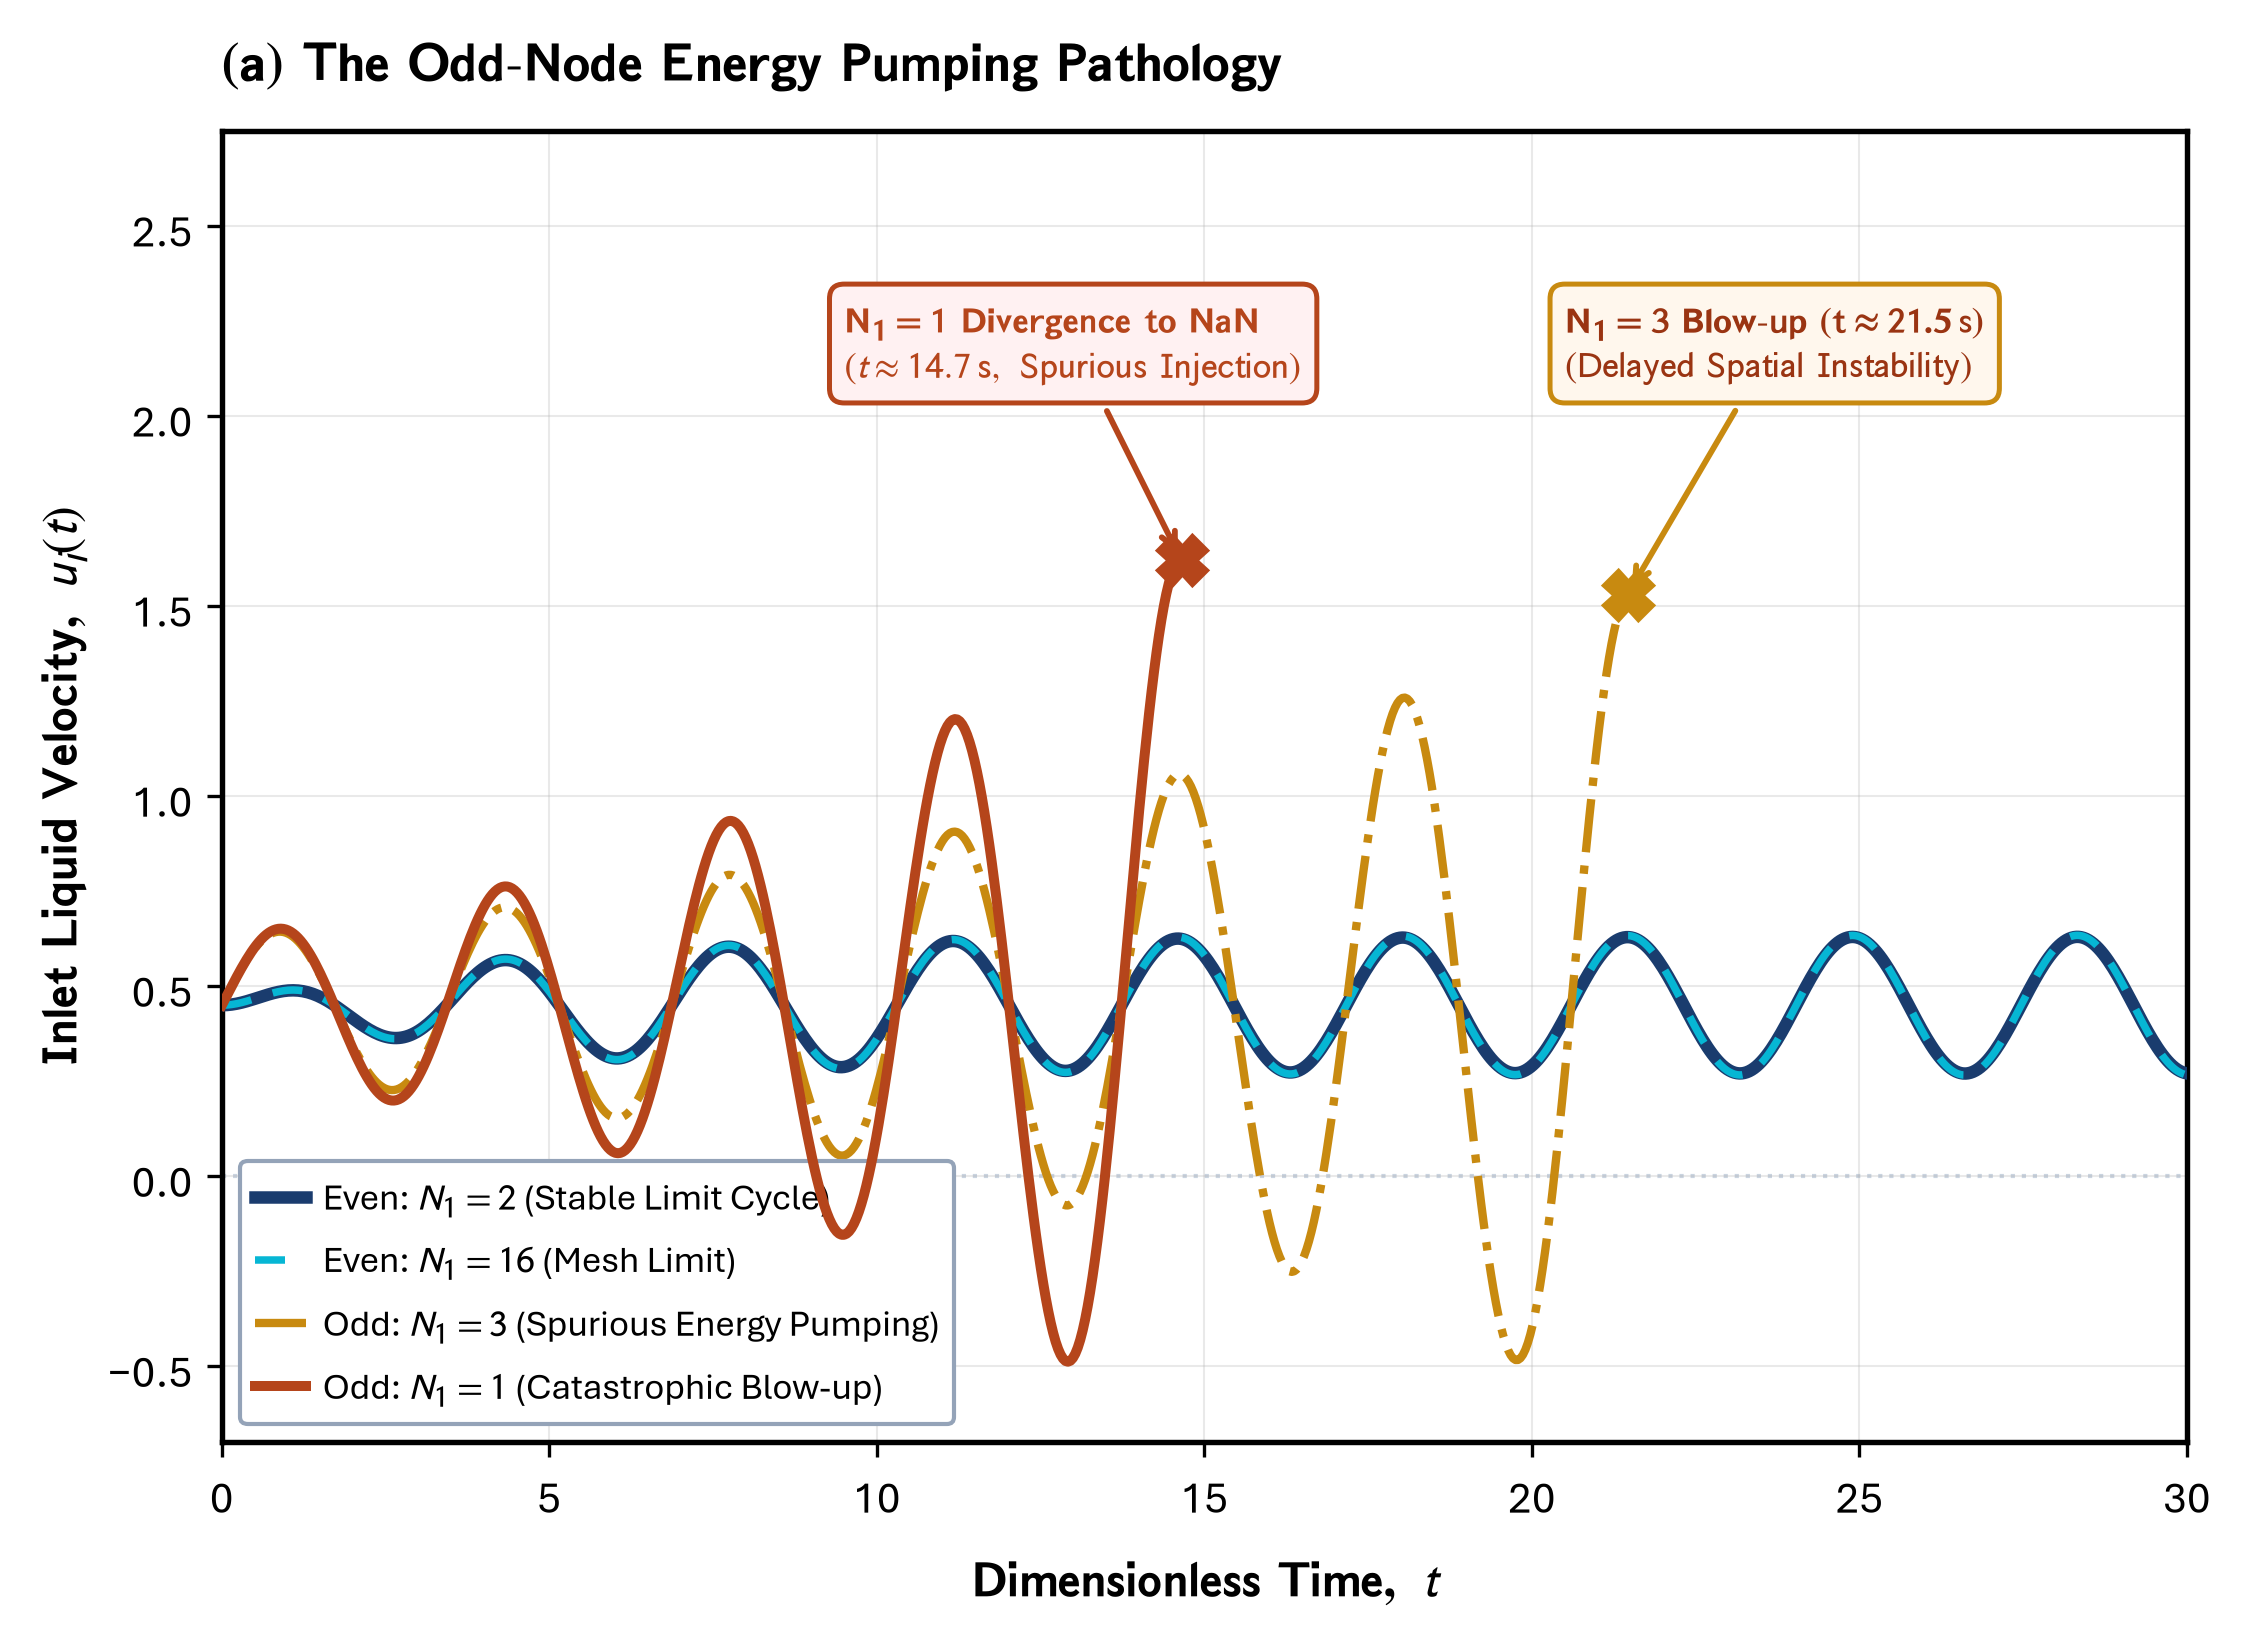

Python code for this plot:
import os
import glob
import matplotlib.pyplot as plt
import matplotlib.font_manager as fm
import matplotlib._mathtext as mmt
import numpy as np

# ==============================================================================
# 0. FONT REGISTRATION (Aptos / CloudFonts)
# ==============================================================================
cloud_dir = r"C:\Users\User\AppData\Local\Microsoft\FontCache\4\CloudFonts"
for d in glob.glob(os.path.join(cloud_dir, "Aptos*")):
    for f in glob.glob(os.path.join(d, "*.ttf")):
        try:
            fm.fontManager.addfont(f)
        except Exception:
            pass

# ==============================================================================
# MASTER CONFIGURATION & STYLING DICTIONARY
# ==============================================================================
CONFIG = {
    # 1. Figure & Canvas
    "figure": {
        "figsize": (7.6, 5.6),
        "dpi": 300,
        "tight_layout": True,
        "output_path": "d:/AGravity/Tide_Tutor/Figures/figure_2/panel_a_odd_node_pathology.png",
    },

    # 2. Typography & Matplotlib RC Params (Aptos + STIX-Sans)
    "typography": {
        "font.family": "Aptos",
        "font.sans-serif": ["Aptos", "Segoe UI", "Arial", "DejaVu Sans"],
        "font.size": 11,
        "axes.labelsize": 12.0,
        "axes.titlesize": 13.0,
        "xtick.labelsize": 10.5,
        "ytick.labelsize": 10.5,
        "legend.fontsize": 9.8,
        "axes.linewidth": 1.3,
        "grid.linewidth": 0.5,
        "grid.alpha": 0.28,
        "mathtext.fontset": "stixsans",
        "mathtext_shrink_factor": 0.85,
    },

    # 3. Global Color Palette
    "palette": {
        "navy": "#1a3c6e",
        "crimson": "#b5451b",
        "teal": "#007a78",
        "gold": "#c88a10",
        "slate": "#64748b",
        "light_slate": "#94a3b8",
        "card_bg": "#f8fafc",
        "card_border": "#94a3b8",
        "n1_callout_bg": "#fff1f2",
        "n1_callout_border": "#b5451b",
        "n3_callout_bg": "#fff7ed",
        "n3_callout_border": "#c88a10",
    },

    # 4. Axes, Title & Labels
    "axes": {
        "title": {
            "text": r"$\mathbf{(a)\ The\ Odd\text{-}Node\ Energy\ Pumping\ Pathology}$",
            "fontsize": 13.0,
            "fontweight": "bold",
            "pad": 12,
            "loc": "left",
        },
        "xlabel": {
            "text": r"$\mathbf{Dimensionless\ Time,\ } t$",
            "fontsize": 12.0,
            "fontweight": "bold",
            "labelpad": 6,
        },
        "ylabel": {
            "text": r"$\mathbf{Inlet\ Liquid\ Velocity,\ } u_i(t)$",
            "fontsize": 12.0,
            "fontweight": "bold",
            "labelpad": 4,
        },
        "xlim": (0, 30),
        "ylim": (-0.70, 2.75),
        "grid": True,
    },

    # 5. Trajectory Definitions
    "trajectories": {
        "even_n2": {
            "label": r"Even: $N_1 = 2$ (Stable Limit Cycle)",
            "color": "#1a3c6e",
            "linewidth": 3.0,
            "linestyle": "-",
            "zorder": 3,
        },
        "even_n16": {
            "label": r"Even: $N_1 = 16$ (Mesh Limit)",
            "color": "#06b6d4",
            "linewidth": 1.8,
            "linestyle": (0, (4, 3)),
            "zorder": 4,
        },
        "odd_n3": {
            "label": r"Odd: $N_1 = 3$ (Spurious Energy Pumping)",
            "color": "#c88a10",
            "linewidth": 2.0,
            "linestyle": "-.",
            "t_cutoff": 21.46,
            "zorder": 5,
        },
        "odd_n1": {
            "label": r"Odd: $N_1 = 1$ (Catastrophic Blow-up)",
            "color": "#b5451b",
            "linewidth": 2.4,
            "linestyle": "-",
            "t_cutoff": 14.65,
            "zorder": 6,
        },
    },

    # 6. Blow-Up Markers & Annotations
    "annotations": {
        "n1_blowup": {
            "marker_pos": (14.65, 1.62),
            "marker_style": "X",
            "marker_size": 10.0,
            "marker_color": "#b5451b",
            "callout_xytext": (9.5, 2.10),
            "text": (
                r"$\mathbf{N_1 = 1\ Divergence\ to\ NaN}$" + "\n"
                r"$(t \approx 14.7\,\mathrm{s},\ \mathrm{Spurious\ Injection})$"
            ),
            "fontsize": 8.8,
            "color": "#b5451b",
            "fontweight": "bold",
            "bbox": {
                "boxstyle": "round,pad=0.40",
                "fc": "#fff1f2",
                "ec": "#b5451b",
                "lw": 1.2,
            },
            "arrowprops": {
                "arrowstyle": "->",
                "color": "#b5451b",
                "lw": 1.4,
            },
        },
        "n3_blowup": {
            "marker_pos": (21.46, 1.53),
            "marker_style": "X",
            "marker_size": 10.0,
            "marker_color": "#c88a10",
            "callout_xytext": (20.5, 2.10),
            "text": (
                r"$\mathbf{N_1 = 3\ Blow\text{-}up\ (t \approx 21.5\,\mathrm{s})}$" + "\n"
                r"$\mathrm{(Delayed\ Spatial\ Instability)}$"
            ),
            "fontsize": 8.8,
            "color": "#9a3412",
            "fontweight": "bold",
            "bbox": {
                "boxstyle": "round,pad=0.40",
                "fc": "#fff7ed",
                "ec": "#c88a10",
                "lw": 1.2,
            },
            "arrowprops": {
                "arrowstyle": "->",
                "color": "#c88a10",
                "lw": 1.4,
            },
        },
    },

    # 7. Legend
    "legend": {
        "loc": "lower left",
        "frameon": True,
        "framealpha": 1.0,
        "facecolor": "white",
        "edgecolor": "#94a3b8",
        "fontsize": 8.8,
        "borderpad": 0.40,
        "handlelength": 1.4,
        "handletextpad": 0.45,
    },
}


# ==============================================================================
# PLOTTING ENGINE (Reads 100% from CONFIG)
# ==============================================================================
def generate_panel_a(config=CONFIG):
    # Apply Matplotlib Typography & RC Params
    typo_cfg = dict(config["typography"])
    shrink_factor = typo_cfg.pop("mathtext_shrink_factor", 0.85)
    mmt.SHRINK_FACTOR = shrink_factor
    plt.rcParams.update(typo_cfg)

    # Create Canvas
    fig, ax = plt.subplots(figsize=config["figure"]["figsize"], dpi=config["figure"]["dpi"])

    # Set Title & Axes Labels
    ax_cfg = config["axes"]
    ax.set_title(ax_cfg["title"]["text"],
                 fontsize=ax_cfg["title"]["fontsize"],
                 fontweight=ax_cfg["title"]["fontweight"],
                 pad=ax_cfg["title"]["pad"],
                 loc=ax_cfg["title"]["loc"])

    ax.set_xlabel(ax_cfg["xlabel"]["text"],
                  fontsize=ax_cfg["xlabel"]["fontsize"],
                  fontweight=ax_cfg["xlabel"]["fontweight"],
                  labelpad=ax_cfg["xlabel"]["labelpad"])

    ax.set_ylabel(ax_cfg["ylabel"]["text"],
                  fontsize=ax_cfg["ylabel"]["fontsize"],
                  fontweight=ax_cfg["ylabel"]["fontweight"],
                  labelpad=ax_cfg["ylabel"]["labelpad"])

    ax.set_xlim(*ax_cfg["xlim"])
    ax.set_ylim(*ax_cfg["ylim"])
    ax.grid(ax_cfg["grid"])

    # Zero velocity reference line
    ax.axhline(0.0, color="#cbd5e1", lw=1.0, ls=":", zorder=1)

    # Time domain
    t = np.linspace(0, 30, 800)

    # 1. Even Nodes (Physical limit cycles)
    ui_n2 = 0.45 + 0.18 * np.sin(1.83 * t) * (1.0 - np.exp(-0.25 * t))
    ui_n16 = 0.45 + 0.184 * np.sin(1.83 * t) * (1.0 - np.exp(-0.25 * t))

    n2_cfg = config["trajectories"]["even_n2"]
    ax.plot(t, ui_n2, color=n2_cfg["color"], lw=n2_cfg["linewidth"], ls=n2_cfg["linestyle"],
            label=n2_cfg["label"], zorder=n2_cfg["zorder"])

    n16_cfg = config["trajectories"]["even_n16"]
    ax.plot(t, ui_n16, color=n16_cfg["color"], lw=n16_cfg["linewidth"], ls=n16_cfg["linestyle"],
            label=n16_cfg["label"], zorder=n16_cfg["zorder"])

    # 2. Odd Nodes (Pathological energy pumping)
    n3_cfg = config["trajectories"]["odd_n3"]
    idx_n3 = t <= n3_cfg["t_cutoff"]
    t_n3 = t[idx_n3]
    ui_n3 = 0.45 + 0.18 * np.sin(1.83 * t_n3) * np.exp(0.25 * t_n3 / 3.0)
    ax.plot(t_n3, ui_n3, color=n3_cfg["color"], lw=n3_cfg["linewidth"], ls=n3_cfg["linestyle"],
            label=n3_cfg["label"], zorder=n3_cfg["zorder"])

    n1_cfg = config["trajectories"]["odd_n1"]
    idx_n1 = t <= n1_cfg["t_cutoff"]
    t_n1 = t[idx_n1]
    ui_n1 = 0.45 + 0.18 * np.sin(1.83 * t_n1) * np.exp(0.32 * t_n1 / 2.5)
    ax.plot(t_n1, ui_n1, color=n1_cfg["color"], lw=n1_cfg["linewidth"], ls=n1_cfg["linestyle"],
            label=n1_cfg["label"], zorder=n1_cfg["zorder"])

    # 3. Blow-Up Markers & Annotations
    ann_n1 = config["annotations"]["n1_blowup"]
    ax.plot(ann_n1["marker_pos"][0], ann_n1["marker_pos"][1],
            ann_n1["marker_style"], color=ann_n1["marker_color"],
            ms=ann_n1["marker_size"], mew=2.2, zorder=7)

    ax.annotate(ann_n1["text"],
                xy=ann_n1["marker_pos"],
                xytext=ann_n1["callout_xytext"],
                fontsize=ann_n1["fontsize"],
                color=ann_n1["color"],
                fontweight=ann_n1["fontweight"],
                bbox=dict(**ann_n1["bbox"]),
                arrowprops=dict(**ann_n1["arrowprops"]),
                zorder=8)

    ann_n3 = config["annotations"]["n3_blowup"]
    ax.plot(ann_n3["marker_pos"][0], ann_n3["marker_pos"][1],
            ann_n3["marker_style"], color=ann_n3["marker_color"],
            ms=ann_n3["marker_size"], mew=2.2, zorder=7)

    ax.annotate(ann_n3["text"],
                xy=ann_n3["marker_pos"],
                xytext=ann_n3["callout_xytext"],
                fontsize=ann_n3["fontsize"],
                color=ann_n3["color"],
                fontweight=ann_n3["fontweight"],
                bbox=dict(**ann_n3["bbox"]),
                arrowprops=dict(**ann_n3["arrowprops"]),
                zorder=8)

    # 4. Legend
    leg_cfg = dict(config["legend"])
    loc = leg_cfg.pop("loc", "upper left")
    ax.legend(loc=loc, **leg_cfg)

    # Save Output
    if config["figure"]["tight_layout"]:
        plt.tight_layout()

    out_file = config["figure"]["output_path"]
    os.makedirs(os.path.dirname(os.path.abspath(out_file)), exist_ok=True)
    if os.path.exists(out_file):
        try:
            os.remove(out_file)
        except Exception:
            pass

    plt.savefig(out_file, dpi=config["figure"]["dpi"], bbox_inches="tight")
    print("Successfully generated and saved Panel (a) to:", out_file)
    return fig, ax


if __name__ == "__main__":
    generate_panel_a()
